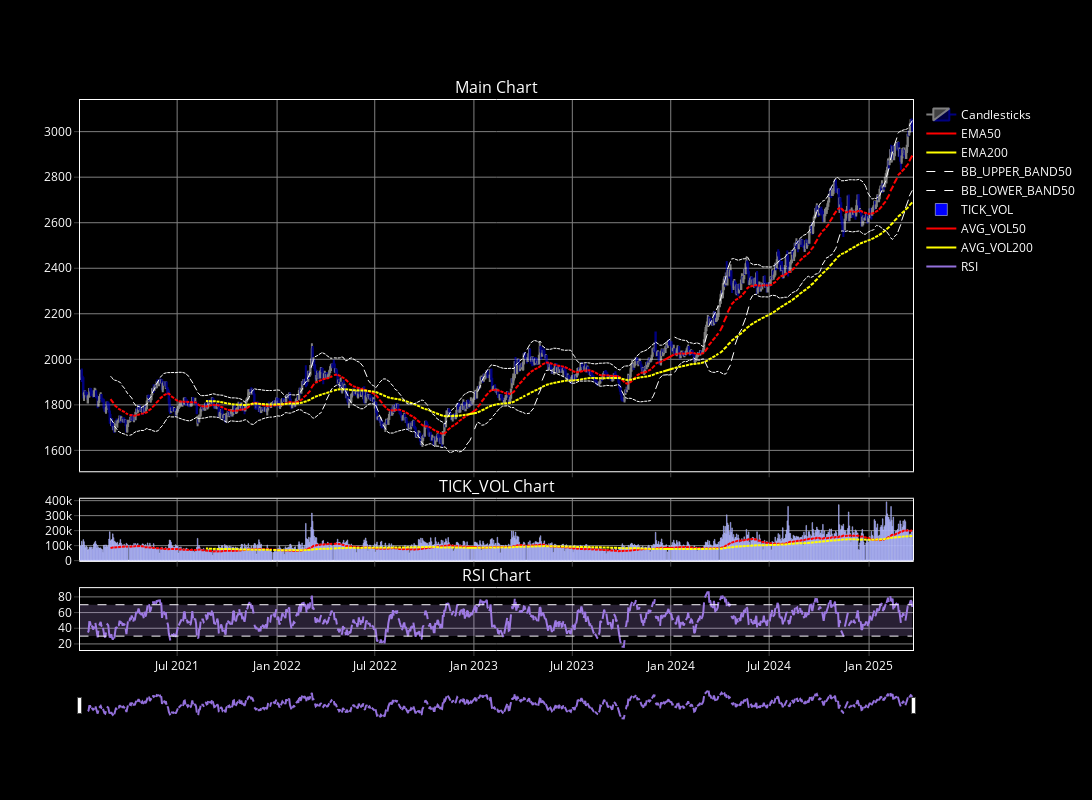

Notebook cell for this chart:
### Code cell
plot_df(df_1_day, 
        path = None,# 'D:/Intraday_trading/Training/Saved_results/plot_df.html', 
        open_tab = False)

### Figure 1 — Plotly figure (JSON) as saved in the notebook; plotly's stock layout.template omitted (floating-point values rounded to 4 significant figures; data arrays with more than 128 entries replaced by an {"elided": "..."} marker saying what was removed)
{"data": [{"close": {"elided": "1311 float values"}, "decreasing": {"line": {"color": "blue", "width": 2}}, "high": {"elided": "1311 float values"}, "increasing": {"line": {"color": "white", "width": 2}}, "low": {"elided": "1311 float values"}, "name": "Candlesticks", "opacity": 0.5, "open": {"elided": "1311 float values"}, "type": "candlestick", "x": {"elided": "1311 str values"}, "xaxis": "x", "yaxis": "y"}, {"line": {"color": "red", "width": 2}, "mode": "lines", "name": "EMA50", "type": "scatter", "x": {"elided": "1311 str values"}, "xaxis": "x", "y": {"elided": "1311 float values"}, "yaxis": "y"}, {"line": {"color": "yellow", "width": 2}, "mode": "lines", "name": "EMA200", "type": "scatter", "x": {"elided": "1311 str values"}, "xaxis": "x", "y": {"elided": "1311 float values"}, "yaxis": "y"}, {"line": {"color": "white", "dash": "dash", "width": 1}, "mode": "lines", "name": "BB_UPPER_BAND50", "type": "scatter", "x": {"elided": "1311 str values"}, "xaxis": "x", "y": {"elided": "1311 float values"}, "yaxis": "y"}, {"line": {"color": "white", "dash": "dash", "width": 1}, "mode": "lines", "name": "BB_LOWER_BAND50", "type": "scatter", "x": {"elided": "1311 str values"}, "xaxis": "x", "y": {"elided": "1311 float values"}, "yaxis": "y"}, {"marker": {"color": "blue"}, "name": "TICK_VOL", "type": "bar", "x": {"elided": "1311 str values"}, "xaxis": "x2", "y": {"elided": "1311 int values"}, "yaxis": "y2"}, {"line": {"color": "red", "width": 2}, "mode": "lines", "name": "AVG_VOL50", "type": "scatter", "x": {"elided": "1311 str values"}, "xaxis": "x2", "y": {"elided": "1311 float values"}, "yaxis": "y2"}, {"line": {"color": "yellow", "width": 2}, "mode": "lines", "name": "AVG_VOL200", "type": "scatter", "x": {"elided": "1311 str values"}, "xaxis": "x2", "y": {"elided": "1311 float values"}, "yaxis": "y2"}, {"line": {"color": "mediumpurple", "width": 2}, "mode": "lines", "name": "RSI", "type": "scatter", "x": {"elided": "1311 str values"}, "xaxis": "x3", "y": {"elided": "1311 float values"}, "yaxis": "y3"}], "layout": {"annotations": [{"font": {"size": 16}, "showarrow": false, "text": "Main Chart", "x": 0.5, "xanchor": "center", "xref": "paper", "y": 1, "yanchor": "bottom", "yref": "paper"}, {"font": {"size": 16}, "showarrow": false, "text": "TICK_VOL Chart", "x": 0.5, "xanchor": "center", "xref": "paper", "y": 0.275, "yanchor": "bottom", "yref": "paper"}, {"font": {"size": 16}, "showarrow": false, "text": "RSI Chart", "x": 0.5, "xanchor": "center", "xref": "paper", "y": 0.1125, "yanchor": "bottom", "yref": "paper"}], "font": {"color": "white"}, "height": 800, "legend": {"x": 1.01, "y": 1}, "paper_bgcolor": "black", "plot_bgcolor": "black", "shapes": [{"line": {"color": "white", "dash": "dash", "width": 1}, "type": "line", "x0": "2021-01-03T00:00:00", "x1": "2025-03-21T00:00:00", "xref": "x3", "y0": 30, "y1": 30, "yref": "y3"}, {"line": {"color": "white", "dash": "dash", "width": 1}, "type": "line", "x0": "2021-01-03T00:00:00", "x1": "2025-03-21T00:00:00", "xref": "x3", "y0": 70, "y1": 70, "yref": "y3"}, {"fillcolor": "rgba(200, 160, 255, 0.2)", "line": {"color": "rgba(255, 255, 255, 0)"}, "type": "rect", "x0": "2021-01-03T00:00:00", "x1": "2025-03-21T00:00:00", "xref": "x3", "y0": 30, "y1": 70, "yref": "y3"}], "width": 1300, "xaxis": {"anchor": "y", "domain": [0, 1], "gridcolor": "grey", "linecolor": "white", "matches": "x3", "mirror": true, "rangebreaks": [{"bounds": ["sat", "mon"]}], "rangeslider": {"bgcolor": "rgba(0,0,0,0.1)", "thickness": 0.05, "visible": false}, "showline": true, "showticklabels": false, "ticks": "outside", "type": "date"}, "xaxis2": {"anchor": "y2", "domain": [0, 1], "gridcolor": "grey", "linecolor": "white", "matches": "x3", "mirror": true, "rangebreaks": [{"bounds": ["sat", "mon"]}], "showline": true, "showticklabels": false, "ticks": "outside"}, "xaxis3": {"anchor": "y3", "domain": [0, 1], "gridcolor": "grey", "linecolor": "white", "mirror": true, "rangebreaks": [{"bounds": ["sat", "mon"]}], "rangeslider": {"thickness": 0.05, "visible": true}, "showline": true, "ticks": "outside"}, "yaxis": {"anchor": "x", "autorange": true, "domain": [0.325, 1], "fixedrange": false, "gridcolor": "grey", "linecolor": "white", "mirror": true, "showline": true, "ticks": "outside"}, "yaxis2": {"anchor": "x2", "autorange": true, "domain": [0.1625, 0.275], "fixedrange": false, "gridcolor": "grey", "linecolor": "white", "mirror": true, "showline": true, "ticks": "outside"}, "yaxis3": {"anchor": "x3", "autorange": true, "domain": [0, 0.1125], "gridcolor": "grey", "linecolor": "white", "mirror": true, "range": [0, 100], "showline": true, "ticks": "outside"}}}
